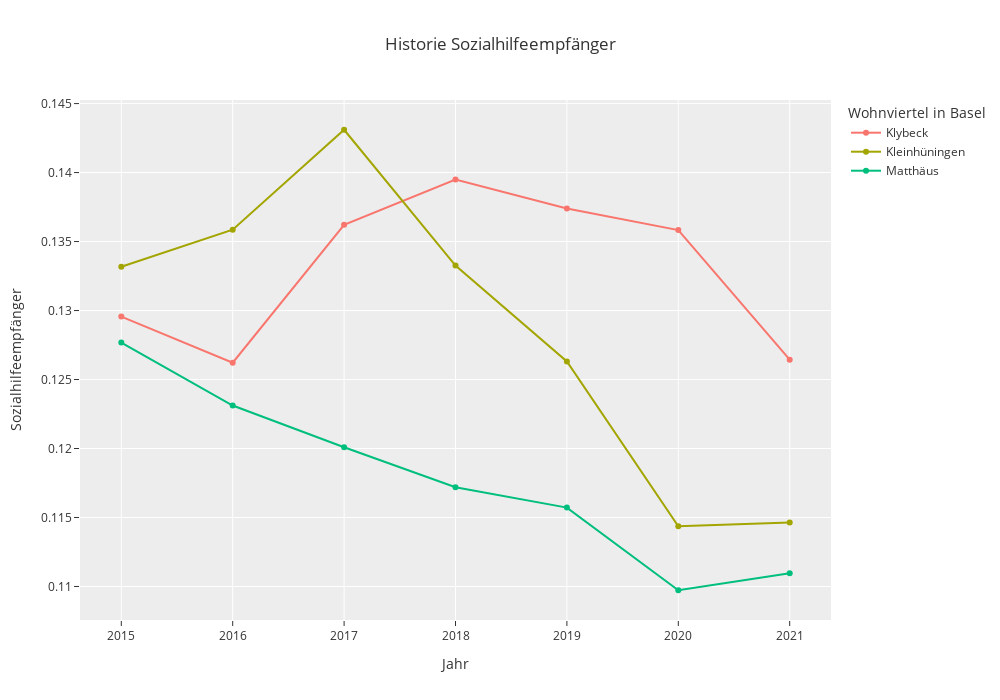

The code cell stored with this chart in its notebook:
### Code cell
px.line(df_top3, x = 'Jahr', y= 'Sozialhilfeempfänger', color= 'Wohnviertel in Basel', title= 'Historie Sozialhilfeempfänger', width= 1000, height= 700, template='ggplot2', markers = True, labels= True)

### Figure 1 — Plotly figure (JSON) as saved in the notebook; plotly's stock layout.template omitted (floating-point values rounded to 4 significant figures)
{"data": [{"hovertemplate": "Wohnviertel in Basel=Klybeck<br>Jahr=%{x}<br>Sozialhilfeempfänger=%{y}<extra></extra>", "legendgroup": "Klybeck", "line": {"color": "#F8766D", "dash": "solid"}, "marker": {"symbol": "circle"}, "mode": "lines+markers", "name": "Klybeck", "orientation": "v", "showlegend": true, "type": "scatter", "x": [2015, 2016, 2017, 2018, 2019, 2020, 2021], "xaxis": "x", "y": [0.1296, 0.1262, 0.1362, 0.1395, 0.1374, 0.1358, 0.1264], "yaxis": "y"}, {"hovertemplate": "Wohnviertel in Basel=Kleinhüningen<br>Jahr=%{x}<br>Sozialhilfeempfänger=%{y}<extra></extra>", "legendgroup": "Kleinhüningen", "line": {"color": "#A3A500", "dash": "solid"}, "marker": {"symbol": "circle"}, "mode": "lines+markers", "name": "Kleinhüningen", "orientation": "v", "showlegend": true, "type": "scatter", "x": [2015, 2016, 2017, 2018, 2019, 2020, 2021], "xaxis": "x", "y": [0.1332, 0.1359, 0.1431, 0.1333, 0.1263, 0.1144, 0.1146], "yaxis": "y"}, {"hovertemplate": "Wohnviertel in Basel=Matthäus<br>Jahr=%{x}<br>Sozialhilfeempfänger=%{y}<extra></extra>", "legendgroup": "Matthäus", "line": {"color": "#00BF7D", "dash": "solid"}, "marker": {"symbol": "circle"}, "mode": "lines+markers", "name": "Matthäus", "orientation": "v", "showlegend": true, "type": "scatter", "x": [2015, 2016, 2017, 2018, 2019, 2020, 2021], "xaxis": "x", "y": [0.1277, 0.1231, 0.1201, 0.1172, 0.1157, 0.1097, 0.111], "yaxis": "y"}], "layout": {"height": 700, "legend": {"title": {"text": "Wohnviertel in Basel"}, "tracegroupgap": 0}, "title": {"text": "Historie Sozialhilfeempfänger"}, "width": 1000, "xaxis": {"anchor": "y", "domain": [0, 1], "title": {"text": "Jahr"}}, "yaxis": {"anchor": "x", "domain": [0, 1], "title": {"text": "Sozialhilfeempfänger"}}}}
